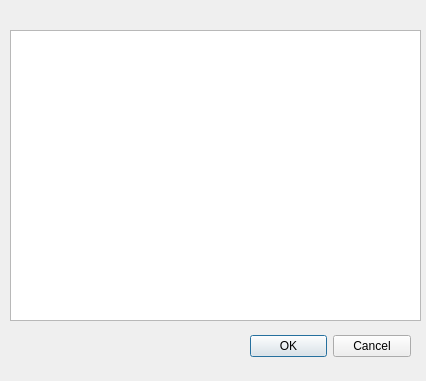
<?xml version="1.0" encoding="UTF-8"?>
<ui version="4.0">
 <class>Dialog</class>
 <widget class="QDialog" name="Dialog">
  <property name="geometry">
   <rect>
    <x>0</x>
    <y>0</y>
    <width>426</width>
    <height>381</height>
   </rect>
  </property>
  <property name="windowTitle">
   <string>Dialog</string>
  </property>
  <widget class="QDialogButtonBox" name="buttonBox">
   <property name="geometry">
    <rect>
     <x>250</x>
     <y>330</y>
     <width>161</width>
     <height>32</height>
    </rect>
   </property>
   <property name="orientation">
    <enum>Qt::Horizontal</enum>
   </property>
   <property name="standardButtons">
    <set>QDialogButtonBox::Cancel|QDialogButtonBox::Ok</set>
   </property>
  </widget>
  <widget class="QTextEdit" name="textEdit">
   <property name="geometry">
    <rect>
     <x>10</x>
     <y>30</y>
     <width>411</width>
     <height>291</height>
    </rect>
   </property>
  </widget>
 </widget>
 <resources/>
 <connections>
  <connection>
   <sender>buttonBox</sender>
   <signal>accepted()</signal>
   <receiver>Dialog</receiver>
   <slot>accept()</slot>
   <hints>
    <hint type="sourcelabel">
     <x>248</x>
     <y>254</y>
    </hint>
    <hint type="destinationlabel">
     <x>157</x>
     <y>274</y>
    </hint>
   </hints>
  </connection>
  <connection>
   <sender>buttonBox</sender>
   <signal>rejected()</signal>
   <receiver>Dialog</receiver>
   <slot>reject()</slot>
   <hints>
    <hint type="sourcelabel">
     <x>316</x>
     <y>260</y>
    </hint>
    <hint type="destinationlabel">
     <x>286</x>
     <y>274</y>
    </hint>
   </hints>
  </connection>
 </connections>
</ui>
